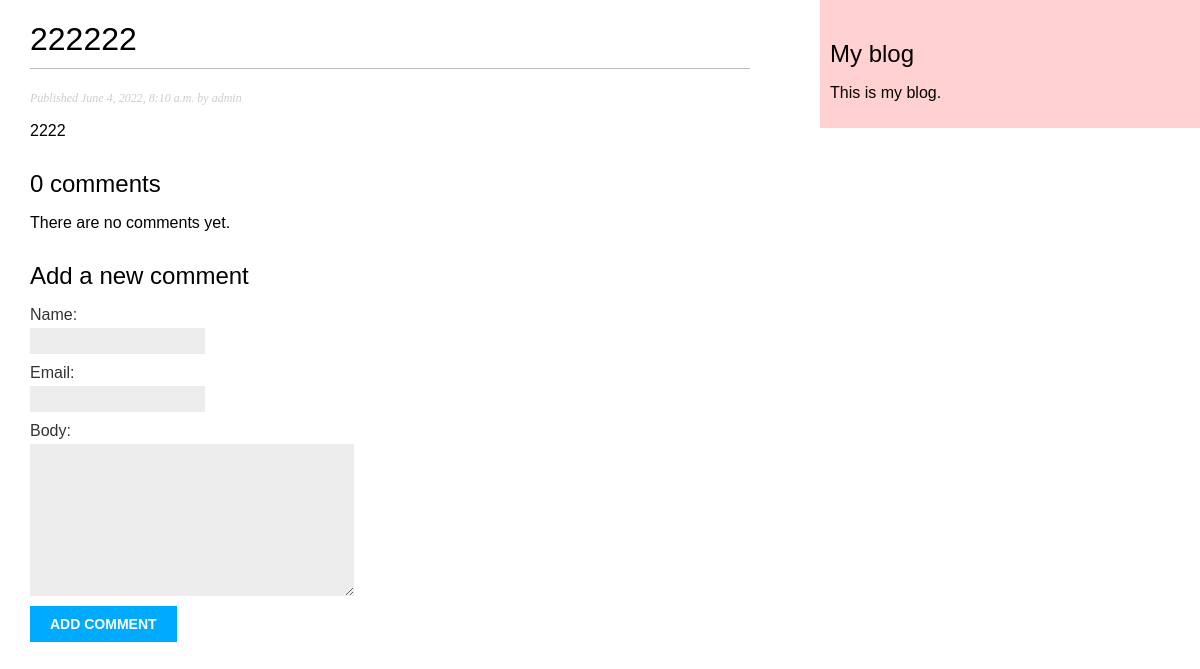
/blog/2/, run on an earlier commit of the app's database.
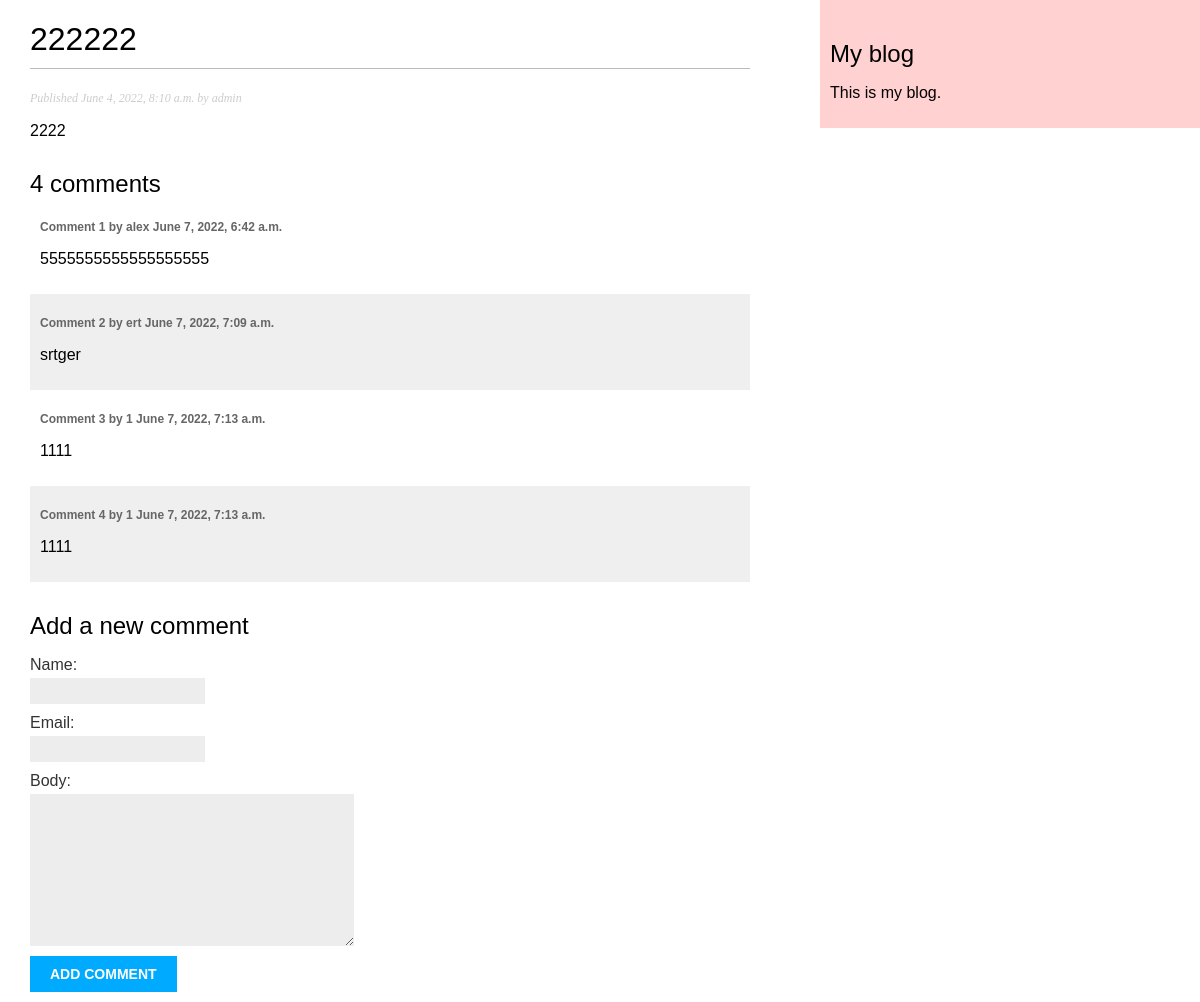
And on a later commit of the database.
### blog/models.py (models this page shows, shortened)
class Post(models.Model):
    class Status(models.TextChoices):
        DRAFT = 'DF', 'Draft'
        PUBLISHED = 'PB', 'Published'
    title = models.CharField(max_length=250)
    slug = models.SlugField(max_length=250)
    author = models.ForeignKey(User, on_delete=models.CASCADE, related_name='blog_posts')
    body = models.TextField()
    publish = models.DateTimeField(default=timezone.now)
    created = models.DateTimeField(auto_now_add=True)
    updated = models.DateTimeField(auto_now=True)
    status = models.CharField(max_length=2, choices=Status.choices, default=Status.DRAFT)
    objects = models.Manager() # The default manager.
    published = PublishedManager() # Our custom manager.
    class Meta:
        ordering = ['-publish']
        indexes = [
            models.Index(fields=['-publish']),
        ]

class Comment(models.Model):
    post = models.ForeignKey(Post, on_delete=models.CASCADE, related_name='comments')
    name = models.CharField(max_length=80)
    email = models.EmailField()
    body = models.TextField()
    created = models.DateTimeField(auto_now_add=True)
    updated = models.DateTimeField(auto_now=True)
    active = models.BooleanField(default=True)
    class Meta:
        ordering = ['created']
        indexes = [
            models.Index(fields=['created']),
        ]

### blog/views.py (the view)
# urls.py: path('<int:id>/', views.post_detail, name='post_detail'),
def post_detail(request, id):
    post = get_object_or_404(Post, id=id, status=Post.Status.PUBLISHED)
    comments = post.comments.filter(active=True)
    form = CommentForm()
    return render(request, 'blog/post/detail.html', {'post': post, 'comments': comments,
    'form': form})

### blog/forms.py
class CommentForm(forms.ModelForm):
    class Meta:
        model = Comment
        fields = ['name', 'email', 'body']

### blog/templates/blog/post/detail.html (shortened to what this page needs)
{% extends "blog/base.html" %}
{% block content %}
  <h1>{{ post.title }}</h1>
  <p class="date">
    Published {{ post.publish }} by {{ post.author }}
  </p>
  {{ post.body|linebreaks }}
  {% with comments.count as total_comments %}
 <h2>{{ total_comments }} comment{{ total_comments|pluralize }}</h2>
{% endwith %}
{% for comment in comments %}
 <div class="comment">
 <p class="info">
 Comment {{ forloop.counter }} by {{ comment.name }}
 {{ comment.created }}
 </p>
 {{ comment.body|linebreaks }}
 </div>
{% empty %}
 <p>There are no comments yet.</p>
{% endfor %}
<h2>Add a new comment</h2>
 <form action="{% url "blog:post_comment" post.id %}" method="post">
 {{ form.as_p }}
 <p><input type="submit" value="Add comment"></p>
 </form>
{% endblock %}

### blog/templates/blog/base.html (shortened to what this page needs)
{% load static %}
<!DOCTYPE html>
<html>
<head>
  <link href="{% static "css/blog.css" %}" rel="stylesheet">
</head>
<body>
  <div id="content">
    {% block content %}
    {% endblock %}
  </div>
  <div id="sidebar">
    <h2>My blog</h2>
    <p>This is my blog.</p>
  </div>
</body>
</html>

### blog/static/css/blog.css (style rules this page uses)
body { margin:0; padding:0; font-family:helvetica, sans-serif; }
h1 { font-weight:normal; border-bottom:1px solid #bbb; padding:0 0 10px 0; }
h2 { font-weight:normal; margin:30px 0 0; }
#content { float:left; width:60%; padding:0 0 0 30px; }
#sidebar { float:right; width:30%; padding:10px; background:#ffd1d1; height:100%; }
p.date { color:#ccc; font-family: georgia, serif; font-size: 12px; font-style: italic; }
label { float:left; clear:both; color:#333; margin-bottom:4px; }
input, textarea { clear:both; float:left; margin:0 0 10px; background:#ededed; border:0; padding:6px 10px; font-size:12px; }
input[type=submit] { font-weight:bold; background:#00abff; color:#fff; padding:10px 20px; font-size:14px; text-transform:uppercase; }
.comment { padding:10px; }
.comment:nth-child(even) { background:#efefef; }
.comment .info { font-weight:bold; font-size:12px; color:#666; }

What changed in the data, as far as the page shows it:
added Comment: name "alex", created "June 7, 2022, 6:42 a.m.", body "5555555555555555555"
added Comment: name "ert", created "June 7, 2022, 7:09 a.m.", body "srtger"
added Comment: name "1", created "June 7, 2022, 7:13 a.m.", body "1111"
added Comment: name "1", created "June 7, 2022, 7:13 a.m.", body "1111"
Also different on the page:
{{ total_comments }}: "0" → "4"
text no longer shown: "There are no comments yet."
